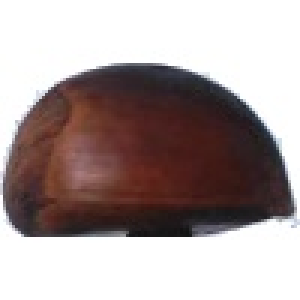
#> input picture Лабы по ЦОИ/Лабораторная 1/fruits/testing/Chestnut/102_100.jpg, 100 x 100 px, found by its file name (shown 3 times larger); its folder holds only this picture in this run
$ python Lab1.py
#> lines starting #> are read from the running program, lines starting #| are printed output that depends on the picture; after the words box and inside, x2 and y2 are one past the last pixel; in counts of white or black regions, pixels touching at a corner belong together
from skimage import filters
import os
import numpy as np
from math import sqrt
import matplotlib.pyplot as plt
from skimage import io
import skimage.color as color


# Собственная функция сортировки на основе длины каждого элемента
def keyFunc_Item_Length(item):
   return len(item)


# Получить список изображений из директории.
def get_List_of_Images(directory):
    # Получаем список файлов-изображений в переменную images_files
    images_files = [file for file in os.listdir(directory) if file.endswith('.jpg')]

    # Получаем список файлов-изображений, начинающихся с цифры
    images_files_part1 = [image_file for image_file in images_files if
                          (image_file[0] >= str(0) and image_file[0] <= str(9))]
    # Получаем список файлов-изображений, начинающихся с последовательности "r_".
    images_files_part2 = [image_file for image_file in images_files if (image_file[0] == "r" and image_file[1] == "_")]

    # Получаем список файлов-изображений, начинающихся с "r", где следующий символ за "r" не равен "_".
    images_files_part3 = [image_file for image_file in images_files if (image_file[0] == "r" and image_file[1] != "_")]

    # Сортировка списка файлов-изображений, начинающихся с цифры
    images_files_part1.sort(key=keyFunc_Item_Length)
#> in get_Sample_Image_Set, image is the input picture: shape (100, 100, 3); mean R, G, B 172.6, 159.7, 158.8
    # Сортировка списка файлов-изображений, начинающихся с последовательности "r_".
    images_files_part2.sort(key=keyFunc_Item_Length)
    # Сортировка списка файлов-изображений, начинающихся с "r", где следующий символ за "r" не равен "_".
    images_files_part3.sort(key=keyFunc_Item_Length)

    # Итоговый список из списков: images_files_part1, images_files_part2, images_files_part3.
    images_files = images_files_part1 + images_files_part2 + images_files_part3

    # Возвращаем итоговый список
    return images_files

"""def image_show(image, nrows=1, ncols=1, cmap='gray'):
    fig, ax = plt.subplots(nrows=nrows, ncols=ncols, figsize=(14, 14))
    ax.imshow(image, cmap='gray')
    ax.axis('off')
    return fig, ax
"""

# Функция порогового преобразования изображения.
def image_thresholding(image):
    """Numpy indexing"""
    # Яркость
    brightness = 0.3
    # Скопировать в переменную img_thres изображение image
    img_thres = image.copy()
    # Заменяем в новом изображении все пиксели, яркость которых меньше brightness.
    img_thres[image < brightness] = 0
    # Заменяем в новом изображении все остальные пиксели значением 255.
    img_thres[image >= brightness] = 255

    # Возвращаем новое изображение (чёрно-белое).
    return img_thres


# Функция получения результата воздействия фильтра по ширине и по высоте.
def result_Filter(image_h, image_v):

    image = []
    # Если размеры изображения image_h и image_v одинаковы.
    if image_h.shape == image_v.shape:
        # Высота Изображения1 или Изображения 2.
        height = image_h.shape[0]
#> height = 100
        # Ширина Изображения1 или Изображения 2.
        width = image_h.shape[1]
#> width = 100

        # Ширина изображение черного цвета размера height х width.
        image = np.zeros((height, width))
        for i in range(height):
            for j in range(width):
                # Получени значения пикселя нового изображения в соответствии с формулой: G = sqrt(pow(G_h, 2) + pow(G_v, 2)).
                image[i][j] = sqrt(pow(image_h[i][j], 2) + pow(image_v[i][j], 2))
#> image: shape (100, 100) float64

    # Возвращаем результ применения фильтров выделения контура к изображению по ширине и по высоте.
    return image


# Функция получения контура изображения в оттенках серого с порогом
def get_image_Gray_Threshold(image):
    # Получение изображения в оттенках серого
    image_gray = color.rgb2gray(image)

    # Применение фильтра Щарра по высоте к изображению в оттенках серого и получение контура изображения по высоте.
    edges_h = filters.scharr_h(image_gray)

    # Применение фильтра Щарра по ширине к изображению в оттенках серого и получение контура изображения по ширине.
    edges_v = filters.scharr_v(image_gray)

    # Итоговый контур, полученный из контуров по высоте и по ширине.
    edges = result_Filter(edges_h, edges_v)

    # Применяем порого к изображению итогового контура
    image_gray_threshold = image_thresholding(edges)
#> in image_thresholding, `img_thres[image >= brightness] = 255`:
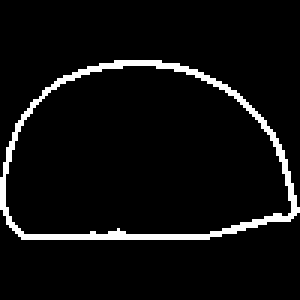
#> img_thres: shape (100, 100) float64 (shown 3 times larger); 5.6% white in thin lines or dots, all inside (x1, y1, x2, y2) = (0, 20, 100, 80)

    # Возвращаем контур изображения в оттенках серого с порогом.
    return image_gray_threshold


# Функция объединения двух изображений
# [10 lines left out: function concatenate_images, not called in this run]

# Функция совпадения изображений по белым пикселям
def match_image_percentage(image1, image2):
    # Число совпадающих белых пикселей двух изображений, изначально равное нулю.
    num = 0

    # Процент совпадения двух изображений на основе пикселей белого цвета, изначально равный нулю.
    persent = 0

    # Число белых пикселей во 2-ом изображении, изначально равное нулю.
    count_white_from_image2 = 0

    # Если размеры 2-ух изображений совпадают.
    if image1.shape == image2.shape:
        # Высота Изображения1 или Изображения 2.
        height = image1.shape[0]
        # Ширина Изображения1 или Изображения 2.
        width = image1.shape[1]

        # Перебор всех пикселей 2-ух изображений
        for i in range(height):
            for j in range(width):
                # Если текущий пиксель 2-го изображения является белым.
                if image2[i][j] == 255:
                    # Инкрементируем число белых пикселей во 2-ом изображении.
                    count_white_from_image2 = count_white_from_image2 + 1

                    # И если цвет текущего пикселя Изображения1 совпадает с цветом текущего пикселя Изображения 2, то
                    if image1[i][j] == image2[i][j]:
                        # Инкрементируем число совпадающих белых пикселей двух изображений.
                        num = num + 1

        # Вычисляем процент совпадения двух изображений на основе пикселей белого цвета.
        persent = num / count_white_from_image2 * 100
    # Возвращаем процент совпадения 2-ух изображений.
    return persent

# Функция получения списка образцовых изображений для фрукта.
def get_Sample_Image_Set(directory, images_Training_Set, set_Name):
    #  Пустой список образцовых изображений для фрукта
    list_Of_Sample_Images = []

    #  Текущее изображение-образец
    sample_image = []

    # Вывод имени обучающей выборки.
    print("Training " + set_Name + " set...")

    # Перебор списка имен всех изображений из обучающей выборки
    for file_Of_Image in images_Training_Set:
        # Считывание файла изображения из директории.
        image = io.imread(directory + file_Of_Image)

        # Вывод текущего имени файла-изображения для обучения.
        print("On " + file_Of_Image + " from " + set_Name + " set.")

        # Проверка того, что на вход подаётся изображение
        if (len(image) > 0 and len(image[0:])):
            # Получение текущего контура изображения в оттенках серого с порогом.
            image_gray_threshold = get_image_Gray_Threshold(image)

            # Если изображение-образец существует
            if (len(sample_image) > 0 and len(sample_image[0:])):
                """ Вычисляем процент совпадения изображения-образца с текущим контуром изображения
                в оттенках серого с порогом."""
                persent = match_image_percentage(sample_image, image_gray_threshold)

                 # Если процент совпадения больше 73%, т.е. изображения похожи с вероятностью 73%.
                if persent > 73:
                    # И если процент совпадения меньше 73%.
                    if (persent < 85):
                        # Объединяем контура изображения в оттенках серого с порогом вместе с изображением-образцом
                        img_res = concatenate_images(image_gray_threshold, sample_image)
                        # Копируем плученное изображение в изображение-образец
                        sample_image = img_res.copy()
                else:  # Иначе, если процент совпадения не больше 73%,то
                    # Добавляем изображение-образец в список образцовых изображений для фрукта.
                    list_Of_Sample_Images.append(sample_image)
                    # Очищаем изображение-образец.
                    sample_image = image_gray_threshold.copy()
            else: # Иначе копируем в изображение-образец текущий контур изображения в оттенках серого с порогом.
                sample_image = image_gray_threshold.copy()

    """Добавляем изображение-образец в список образцовых изображений для фрукта, если образец не был добавлен после выполнения всех итераций. """
    if(len(sample_image) > 0 and len(sample_image[0:])):
        list_Of_Sample_Images.append(sample_image)

    #  Возвращаем список образцовых изображений для фрукта
    return list_Of_Sample_Images


# Функция классификации изображений фруктов
def gessed_fruits(directory, images_Testing_Set, sample_Fruit1_Set, sample_Fruit2_Set):
    # Промежуточное значение для хранения процента совпадений
    val = 0

    # Кол-во изображений, распознанных как Фрукт1
    count_fruit1 = 0
    # Кол-во изображений, распознанных как Фрукт2
    count_fruit2 = 0

    # Показывает начало работы функции классификации изображений фруктов
    print("Trying to find images...")
    for file_Of_Image in images_Testing_Set:
        # Считывание файла изображения из директории.
        image = io.imread(directory + file_Of_Image)
        # Вывод текущего имени файла-изображения для обучения.
        print("Checking " + file_Of_Image)

        # Проверка того, что на вход подаётся изображение
        if (len(image) > 0 and len(image[0:])):
            # Получение текущего контура изображения в оттенках серого с порогом.
            image_gray_threshold = get_image_Gray_Threshold(image)

            """ Проверяем совпадение текущего контура изображения в оттенках серого с порогом
            с изображением-образцом из списка образцовых изображений для Фрукта1."""
            for sample_Fruit1 in sample_Fruit1_Set:
                """ Вычисляем процент совпадения контура изображения
                в оттенках серого с порогом c обрзцовым изображением из выборки для Фрукта1."""
                persent1 = match_image_percentage(sample_Fruit1, image_gray_threshold)

                #""" Если процент совпадения изображений больше 50% и промежуточное значение для хранения процента совпадений равно нулю."""
                if (persent1 > 50) and (val == 0):
                    # Инкремент кол-ва изображений, распознанных как Фрукт1
                    count_fruit1 = count_fruit1 + 1
                    # Поместить в промежуточное значение для хранения процента persent1.
                    val = persent1
                #""" Если процент совпадения изображений больше 50% и промежуточное значение для хранения процента совпадений меньше, чем persent1."""
                elif (persent1 > 50) and (val < persent1):
                    # Поместить в промежуточное значение для хранения процента persent1.
                    val = persent1


            """ Проверяем совпадение текущего контура изображения в оттенках серого с порогом
                   с изображением-образцом из списка образцовых изображений для Фрукта2."""
            for sample_Fruit2 in sample_Fruit2_Set:
                """ Вычисляем процент совпадения контура изображения
                в оттенках серого с порогом c обрзцовым изображением из выборки для Фрукта2."""
                persent2 = match_image_percentage(sample_Fruit2, image_gray_threshold)
                # break присутствует в if, т.к. если изображение распознано как Фрукт1, то больше не нужно просматривать всю образцовую выборку для Фрукта2.
                # """ Если процент совпадения изображений больше 50% и промежуточное значение для хранения процента совпадений равно нулю."""
                if (persent2 > 50) and (val == 0):
                    # Инкремент кол-ва изображений, распознанных как Фрукт2
                    count_fruit2 = count_fruit2 + 1
                    break
                # """ Если процент совпадения изображений больше 50% и промежуточное значение для хранения процента совпадений меньше, чем persent2."""
                elif (persent2 > 50) and (val < persent2):
                    # Декремент кол-ва изображений, распознанных как Фрукт1
                    count_fruit1 = count_fruit1 - 1
                    # Инкремент кол-ва изображений, распознанных как Фрукт1
                    count_fruit2 = count_fruit2 + 1
                    break
        # Обнуляем промежуточное значение для хранения процента совпадений
        val = 0

    # Возвращаем кол-во изображений, распознанных как Фрукт1 и кол-во изображений, распознанных как Фрукт2.
    return [count_fruit1, count_fruit2]

# Функция прорисовки диаграммы ошибок
def draw_diagramms(error_Fruit1_training, error_Fruit1_testing, error_Fruit2_training, error_Fruit2_testing):
    # Подписи к диаграмме1
    params_Labels = ["Обучающие выборки", "", "", "", "", "Тестовые выборки"]
    # Ошибка 1-го рода
    error1 = [error_Fruit1_training, 0., 0., 0., 0., error_Fruit1_testing]
    # Ошибка 2-го рода
    error2 = [error_Fruit2_training, 0., 0., 0., 0., error_Fruit2_testing]

    # Ширина 2-ух столбцов диаграммы, где width/2 - ширина столбца ошибки 1-го рода или ширина столбца ошибки 2-го рода.
    width = 0.35
    # Количество столбцов в диаграмме
    x = np.arange(len(error1))

    # Диаграмма (fig) и оси (ax).
    fig, ax = plt.subplots(figsize=(10, 5))

    # Столбцы ошибки 1-го рода
    """ Синтаксис: ax.bar(X, height, width, label), где X - размер столбца вдоль оси абсцисс,
    а height - размер столбца вдоль оси ординат"""
    ax.bar(x - width / 2, error1, width, label='Ошибка 1-го рода')

    # Столбцы ошибки 2-го рода
    ax.bar(x + width / 2, error2, width, label='Ошибка 2-го рода')
    # Заголовок
    ax.set_title('Диаграмма ошибок')
    # Подписи оси У
    ax.set_ylabel('%')
    # Установки отметок из массива x со списком отметок из столбцов
    ax.set_xticks(x)
    # Подписи к столбцам
    ax.set_xticklabels(params_Labels)
    # Добавление легенды
    ax.legend()
    # Отображение изображения
    plt.show()


"""Основная программа"""
# Полный путь папки ...\fruits
fruits = r"C:\Users\Максим\Desktop\Цифровая обработка изображений\Лабораторные работы\Лабораторная 1\fruits"
# Полный путь папки ...\fruits\training\Chestnut
training_Chestnut_directory = fruits + r"\training\Chestnut\\"
# Полный путь папки ...\fruits\training\Rambutan
training_Rambutan_directory = fruits + r"\training\Rambutan\\"

# Полный путь папки ...\fruits\testing\Chestnut
testing_Chestnut_directory = fruits + r"\testing\Chestnut\\"
# Полный путь папки ...\fruits\testing\Rambutan
testing_Rambutan_directory = fruits + r"\testing\Rambutan\\"

# Получим список упорядоченных изображений из папки ...\fruits\training\Chestnut
images_Training_Chestnut_Set = get_List_of_Images(training_Chestnut_directory)
# Получим список упорядоченных изображений из папки ...\fruits\training\Rambutan
images_Training_Rambutan_Set = get_List_of_Images(training_Rambutan_directory)
# Получим список упорядоченных изображений из папки ...\fruits\testing\Chestnut
images_Testing_Chestnut_Set = get_List_of_Images(testing_Chestnut_directory)
# Получим список упорядоченных изображений из папки ...\fruits\testing\Rambutan
images_Testing_Rambutan_Set = get_List_of_Images(testing_Rambutan_directory)

# Набор образцовых фруктов Chestnuts (каштанов).
sample_Chestnuts = get_Sample_Image_Set(training_Chestnut_directory, images_Training_Chestnut_Set, "Chestnut")
#> sample_Chestnuts = 1 item
# Набор образцовых фруктов Rambutans.
sample_Rambutans = get_Sample_Image_Set(training_Rambutan_directory, images_Training_Rambutan_Set, "Rambutan")
#> call 2 of get_Sample_Image_Set, with set_Name = 'Rambutan'
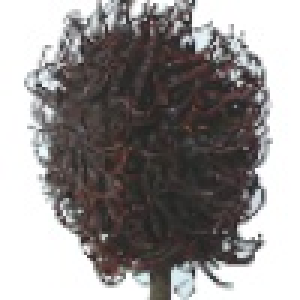
#> input picture Лабы по ЦОИ/Лабораторная 1/fruits/testing/Rambutan/129_100.jpg, 100 x 100 px, found by its file name (shown 3 times larger)
#> in get_Sample_Image_Set, image is the input picture: shape (100, 100, 3); mean R, G, B 148, 144.6, 144
#> in get_image_Gray_Threshold (call 2), `edges_h = filters.scharr_h(image_gray)`:
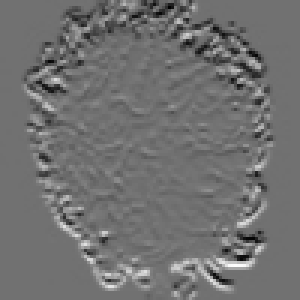
#> edges_h: shape (100, 100) float64 (shown 3 times larger); min -0.641, max 0.804, mean 0.000579; drawn with min black and max white
#> in get_image_Gray_Threshold (call 2), `edges_v = filters.scharr_v(image_gray)`:
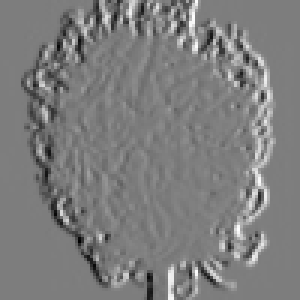
#> edges_v: shape (100, 100) float64 (shown 3 times larger); min -0.752, max 0.771, mean 1.07e-05; drawn with min black and max white
#> after the loop in result_Filter (call 2), `for i in range(height):`:
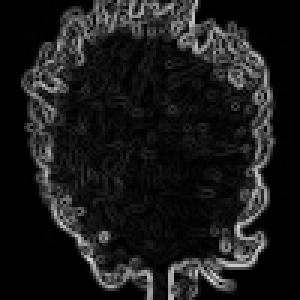
#> image: shape (100, 100) float64 (shown 3 times larger); min 0, max 0.847, mean 0.103
#> in image_thresholding (call 2), `img_thres[image >= brightness] = 255`:
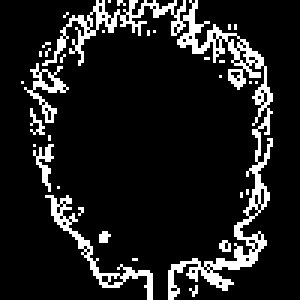
#> img_thres: shape (100, 100) float64 (shown 3 times larger); 12% white in thin lines or dots, all inside (x1, y1, x2, y2) = (7, 0, 91, 100)
#> sample_Rambutans = 1 item

print("\n\nFrom training_Chestnut_directory")
# Синтакисис: gessed_fruits(images_directory, images_Fruit_Set, sample_Fruit1_Set, sample_Fruit2_Set)
# Возвращает ф-ия gessed_fruits 2 числа: [число_Правильно_Отгаданных_Фруктов, число_Неправильно_Отгаданных_Фруктов]

# Получаем список:[число_Правильно_Отгаданных_Chestnut, число_Неправильно_Отгаданных_Chestnut] из обучающей выборки.
gessed_nums_Of_Training_Fruits1 = gessed_fruits(training_Chestnut_directory, images_Training_Chestnut_Set,  sample_Chestnuts, sample_Rambutans)
#> the loop in gessed_fruits, `for sample_Fruit1 in sample_Fruit1_Set:` made 1 pass
#> (persent in match_image_percentage, height in match_image_percentage, width in match_image_percentage, persent1, count_fruit1, val) on pass 1: (100, 100, 100, 100, 1, 100)
#> after the loop in gessed_fruits, `for sample_Fruit1 in sample_Fruit1_Set:`: count_fruit1 = 1; val = 100
#> the loop in gessed_fruits, `for sample_Fruit2 in sample_Fruit2_Set:` made 1 pass
#> (persent in match_image_percentage, height in match_image_percentage, width in match_image_percentage, persent2) on pass 1: (8.38, 100, 100, 8.38)
#> after the loop in gessed_fruits, `for sample_Fruit2 in sample_Fruit2_Set:`: count_fruit1 = 1; count_fruit2 = 0
#> gessed_nums_Of_Training_Fruits1 = [1, 0]


print("\n\nFrom training_Rambutan_directory")
# Получаем список:[число_Правильно_Отгаданных_Rambutan, число_Неправильно_Отгаданных_Rambutan] из обучающей выборки.
gessed_nums_Of_Training_Fruits2 = gessed_fruits(training_Rambutan_directory, images_Training_Rambutan_Set, sample_Chestnuts, sample_Rambutans)
#> the loop in gessed_fruits (call 2), `for sample_Fruit1 in sample_Fruit1_Set:` made 1 pass
#> (persent in match_image_percentage, height in match_image_percentage, width in match_image_percentage, persent1) on pass 1: (3.93, 100, 100, 3.93)
#> the loop in gessed_fruits (call 2), `for sample_Fruit2 in sample_Fruit2_Set:` made 1 pass
#> (persent in match_image_percentage, height in match_image_percentage, width in match_image_percentage, persent2, count_fruit2) on pass 1: (100, 100, 100, 100, 1)
#> gessed_nums_Of_Training_Fruits2 = [0, 1]

print("\n\nFrom testing_Chestnut_directory")
# Получаем список:[число_Правильно_Отгаданных_Chestnut, число_Неправильно_Отгаданных_Chestnut] из тестовой выборки.
gessed_nums_Of_Testing_Fruits1 = gessed_fruits(testing_Chestnut_directory, images_Testing_Chestnut_Set, sample_Chestnuts, sample_Rambutans)
#> gessed_nums_Of_Testing_Fruits1 = [1, 0]

print("\n\nFrom testing_Rambutan_directory")
# Получаем список:[число_Правильно_Отгаданных_Rambutan, число_Неправильно_Отгаданных_Rambutan] из тестовой выборки.
gessed_nums_Of_Testing_Fruits2 = gessed_fruits(testing_Rambutan_directory, images_Testing_Rambutan_Set, sample_Chestnuts, sample_Rambutans)
#> gessed_nums_Of_Testing_Fruits2 = [0, 1]


# Число образцовых фруктов
# Количество фруктов-образцов Chestnut
print("\nLength of Sample of Fruits1 is: " + str(len(sample_Chestnuts)))
#| Length of Sample of Fruits1 is: 1
# Количество фруктов-образцов Rambutan
print("\nLength of Sample of Fruits2 is: " + str(len(sample_Rambutans)))
#| Length of Sample of Fruits2 is: 1


# Отгадывание фруктов
# Вывод чисел правильно и неправильно отгаданных фруктов Chestnut из обучающей выборки.
print("\nFor Chestnut Training:")
print("As Chestnut: " + str(gessed_nums_Of_Training_Fruits1[0]) + ", as Rambutan: " + str(gessed_nums_Of_Training_Fruits1[1]) + ", Sum:"  + str(len(images_Training_Chestnut_Set)))
#| As Chestnut: 1, as Rambutan: 0, Sum:1

# Вывод чисел правильно и неправильно отгаданных фруктов Rambutan из обучающей выборки.
print("\nFor Rambutan Training:")
print("As Chestnut: " + str(gessed_nums_Of_Training_Fruits2[0]) + ", as Rambutan: " + str(gessed_nums_Of_Training_Fruits2[1]) + ", Sum:" + str(len(images_Training_Rambutan_Set)))
#| As Chestnut: 0, as Rambutan: 1, Sum:1

# Вывод чисел правильно и неправильно отгаданных фруктов Chestnut из тестовой выборки.
print("\nFor Chestnut Testing:")
print("As Chestnut: " + str(gessed_nums_Of_Testing_Fruits1[0]) + ", as Rambutan: " + str(gessed_nums_Of_Testing_Fruits1[1]) + ", Sum:" + str(len(images_Testing_Chestnut_Set)))
#| As Chestnut: 1, as Rambutan: 0, Sum:1

# Вывод чисел правильно и неправильно отгаданных фруктов Rambutan из тестовой выборки.
print("\nFor Rambutan Testing:")
print("As Chestnut: " + str(gessed_nums_Of_Testing_Fruits2[0]) + ", as Rambutan: " + str(gessed_nums_Of_Testing_Fruits2[1]) + ", Sum:" + str(len(images_Testing_Rambutan_Set)))
#| As Chestnut: 0, as Rambutan: 1, Sum:1


# Ошибки 1-го и 2-го рода.

# Ошибка 2-го рода для обучаающих выборок.
print("\n\nОшибка 2-го рода для обучающих выборок:")
error_Fruit2_training = gessed_nums_Of_Training_Fruits1[1] / len(images_Training_Chestnut_Set) * 100
#> error_Fruit2_training = 0
error_Fruit2_training = round(error_Fruit2_training, 3)
print(str(error_Fruit2_training) + "%")
#| 0.0%

# Ошибка 1-го рода для обучаающих выборок.
print("\nОшибка 1-го рода для обучающих выборок:")
error_Fruit1_training = gessed_nums_Of_Training_Fruits2[0] / len(images_Training_Rambutan_Set) * 100
#> error_Fruit1_training = 0
error_Fruit1_training = round(error_Fruit1_training, 3)
print(str(error_Fruit1_training) + "%")
#| 0.0%

# Ошибка 2-го рода для тестовых выборок.
print("\nОшибка 2-го рода для тестирующих выборок:")
error_Fruit2_testing = gessed_nums_Of_Testing_Fruits1[1] / len(images_Testing_Chestnut_Set) * 100
#> error_Fruit2_testing = 0
error_Fruit2_testing = round(error_Fruit2_testing, 3)
print(str(error_Fruit2_testing) + "%")
#| 0.0%

# Ошибка 1-го рода для тестовых выборок.
print("\nОшибка 1-го рода для тестирующих выборок:")
error_Fruit1_testing = gessed_nums_Of_Testing_Fruits2[0] / len(images_Testing_Rambutan_Set) * 100
#> error_Fruit1_testing = 0
error_Fruit1_testing = round(error_Fruit1_testing, 3)
print(str(error_Fruit1_testing) + "%")
#| 0.0%

# График ошибок 1-го и 2-го рода
draw_diagramms(error_Fruit1_training, error_Fruit1_testing, error_Fruit2_training, error_Fruit2_testing)
#> in draw_diagramms, `error1 = [error_Fruit1_training, 0., 0., 0., 0., error_Fruit1_testing]`: error1 = [0, 0, 0, 0, 0, 0]
#> in draw_diagramms, `x = np.arange(len(error1))`: x = [0, 1, 2, 3, 4, 5]
#> in draw_diagramms, `plt.show()`:
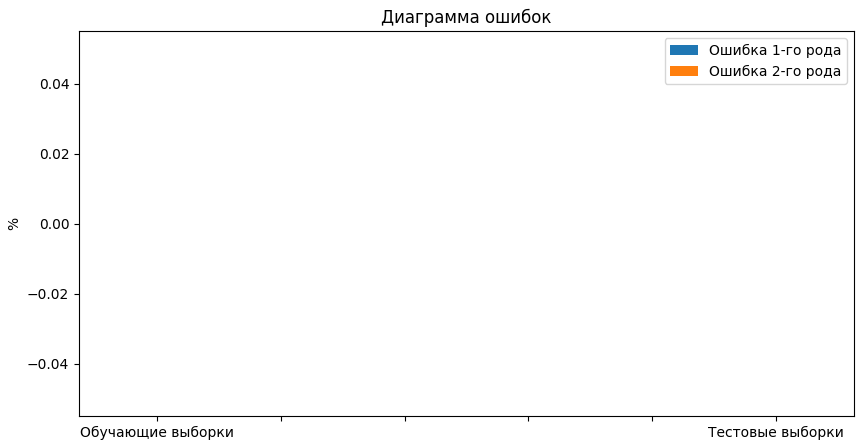
#> figure drawn by matplotlib, 1 panel
